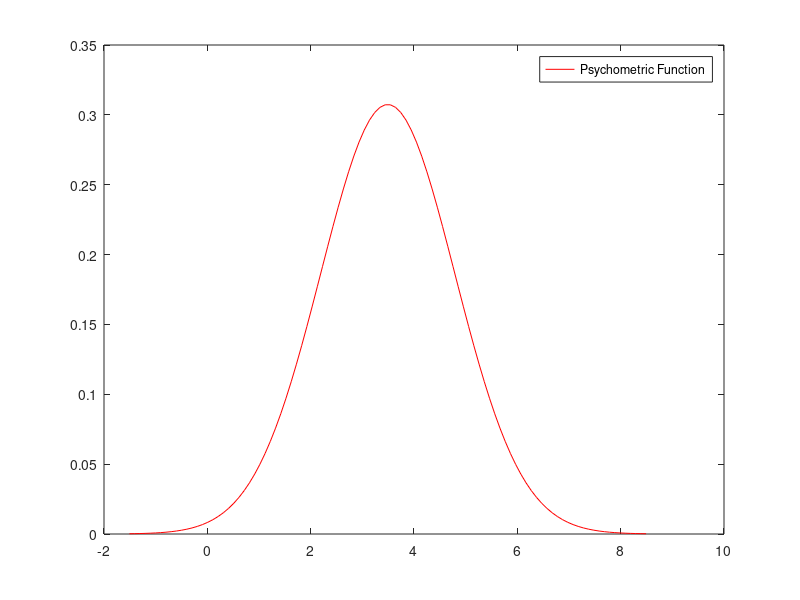

The MATLAB script that drew this image:
%OptimalWeight - Simulation of a user comparing two weights
%   Implementation by max during the workshop of the first day of MBM 2022/2023
%
%   Description:
%       Implementing two models of an "optimal observer" in a psychophysical experiment.
%
%   Output:
%       Picture of a "psychometric function"
%
%   Other m-files required: none
%   MAT-files required: none
%
%   See also: 
%   Author: Darshan Gohil
%   email: dxg288@student.bham.ac.uk
%   Date: 14/02/2023
%
%   Last revision: 14/02/2023, Darshan Gohil, Algorithm changed and finished plotting gausian distribution of the psychometric function

rng('shuffle')

standardStimulus=3.5;
comparisonValue=1:6;
data=zeros(5000,2);

%% Comment here each block
% This code generates 5000 trials of the optimal observer algorithm simulation. 
% At each trial, a comparison stimulus is selected at random from the range of 1 to 6.
% The comparison stimulus and response are stored in the 'data' matrix.
% The standard stimulus value is set to 3.5.
% The sensed comparison stimulus and standard stimulus values are generated by adding random noise with standard deviation of 0.5.
% The observer's answer is recorded as 1 if the difference between the sensed comparison and standard stimuli is less than 1, or 0 otherwise.
% The trial number is tracked using the 'nTrial' variable.
% Randomization without replacement ensures that each comparison stimulus is used only once throughout the 5000 trials, so that the results are not biased by repeated exposure to the same stimulus.


for nTrial=1:5000

    
    comparisonStimulus=randi([1 6]);


    sensedComparisonStimulus=comparisonStimulus+randn*.5;
    sensedStandardStimulus=standardStimulus+randn*.5;
    
    %% This needs to be changed
    if abs(sensedComparisonStimulus - sensedStandardStimulus) < 1
        answer=1;
    else
        answer=0;
    end


    data(nTrial,:)=[comparisonStimulus answer];
end

%% Comment here each block
% The code generates a histogram of the observer's responses for each value of the comparison stimulus.
% The 'valueComparison' variable iterates over each value of the comparison stimulus from 1 to 6.
% The responses for each value of the comparison stimulus are selected from the 'data' matrix using the condition data(:,1)==valueComparison.
% The mean response for each value of the comparison stimulus is then calculated using the mean function and stored in the 'meanResponse' variable.

for valueComparison=comparisonValue
responsesForValueComparison=data(data(:,1)==valueComparison,2);
meanResponse(valueComparison)=mean(responsesForValueComparison);
end


%% Comment here each block
% The code creates a plot of the mean response against the comparison stimulus value.
% The mean response is calculated for each value of the comparison stimulus in the 'meanResponse' variable.
% The plot is displayed using the 'plot' function with the comparison stimulus value on the x-axis and the mean response on the y-axis.
% The plot is styled with '--*b' to show blue asterisks connected by a dashed line.
% The x-axis is labeled with 'Value of the Comparison stimulus' and the y-axis is labeled with 'mean response'.
% The axis limits are set using the 'axis' function, with the x-axis ranging from -0.5 to 6.5 and the y-axis ranging from -0.1 to 1.1.
% The x-axis ticks are set using the 'xticks' function to be the values 1 through 6.
% The y-axis ticks are set using the 'yticks' function to be the values 0, 0.5, and 1.

plot(1:6, meanResponse,'--*b')
xlabel('Value of the Comparison stimulus')
ylabel('mean response')
axis([-.5 6.5 -0.1 1.1])
xticks(1:6)
yticks([0 .5 1])


%% Comment here each block
% This code block calculates the mean response for each comparison value and standardizes it by dividing by the sum of mean responses.
% The first moment of the distribution is then calculated by taking the dot product of the comparison values and the standardized mean response.
% The corrected comparison values are calculated by subtracting the first moment from each comparison value.
% The variance of the distribution is calculated by taking the dot product of the mean response and the square of the corrected comparison values.

standardizedMeanResponse=meanResponse/sum(meanResponse);
firstMoment=sum(comparisonValue.* standardizedMeanResponse);

correctedComparisonValue=comparisonValue-firstMoment;
variance=sum(meanResponse.*correctedComparisonValue.^2);

%% Finish by plotting the Gaussian distribution on top of the psychometric function

% Generate the Gaussian distribution
x = linspace(-5,5,100);
y = normpdf(x, 0, sqrt(variance));

% Plot the Gaussian distribution
plot(x+firstMoment,y,'-r');

% Add legend
legend('Psychometric Function','Gaussian Distribution');